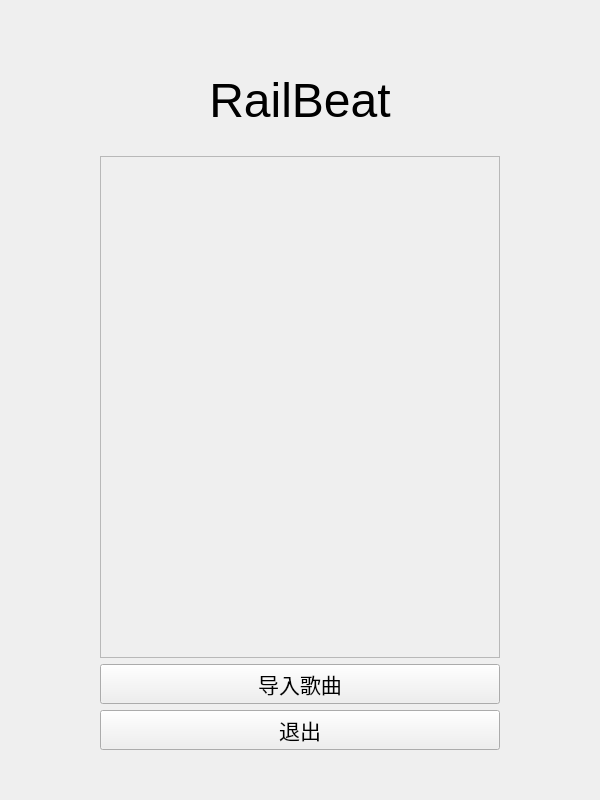
<?xml version="1.0" encoding="UTF-8"?>
<ui version="4.0">
 <class>HomeWidget</class>
 <widget class="QWidget" name="HomeWidget">
  <property name="geometry">
   <rect>
    <x>0</x>
    <y>0</y>
    <width>600</width>
    <height>800</height>
   </rect>
  </property>
  <property name="windowTitle">
   <string>RailBeat</string>
  </property>
  <layout class="QVBoxLayout" name="mainLayout">
   <property name="leftMargin">
    <number>100</number>
   </property>
   <property name="topMargin">
    <number>50</number>
   </property>
   <property name="rightMargin">
    <number>100</number>
   </property>
   <property name="bottomMargin">
    <number>50</number>
   </property>
   <item>
    <widget class="QLabel" name="title">
     <property name="sizePolicy">
      <sizepolicy hsizetype="Preferred" vsizetype="Preferred">
       <horstretch>0</horstretch>
       <verstretch>0</verstretch>
      </sizepolicy>
     </property>
     <property name="minimumSize">
      <size>
       <width>0</width>
       <height>100</height>
      </size>
     </property>
     <property name="font">
      <font>
       <family>Microsoft YaHei UI</family>
       <pointsize>36</pointsize>
       <weight>50</weight>
       <bold>false</bold>
      </font>
     </property>
     <property name="autoFillBackground">
      <bool>false</bool>
     </property>
     <property name="text">
      <string>RailBeat</string>
     </property>
     <property name="alignment">
      <set>Qt::AlignCenter</set>
     </property>
     <property name="indent">
      <number>0</number>
     </property>
    </widget>
   </item>
   <item>
    <widget class="QScrollArea" name="songsArea">
     <property name="verticalScrollBarPolicy">
      <enum>Qt::ScrollBarAlwaysOff</enum>
     </property>
     <property name="horizontalScrollBarPolicy">
      <enum>Qt::ScrollBarAlwaysOff</enum>
     </property>
     <property name="widgetResizable">
      <bool>false</bool>
     </property>
     <property name="alignment">
      <set>Qt::AlignLeading|Qt::AlignLeft|Qt::AlignTop</set>
     </property>
     <widget class="QWidget" name="songs">
      <property name="geometry">
       <rect>
        <x>0</x>
        <y>0</y>
        <width>398</width>
        <height>630</height>
       </rect>
      </property>
     </widget>
    </widget>
   </item>
   <item>
    <widget class="QPushButton" name="importSong">
     <property name="font">
      <font>
       <family>Microsoft YaHei UI Light</family>
       <pointsize>16</pointsize>
       <weight>50</weight>
       <bold>false</bold>
      </font>
     </property>
     <property name="text">
      <string>导入歌曲</string>
     </property>
    </widget>
   </item>
   <item>
    <widget class="QPushButton" name="exit">
     <property name="font">
      <font>
       <family>Microsoft YaHei UI Light</family>
       <pointsize>16</pointsize>
      </font>
     </property>
     <property name="text">
      <string>退出</string>
     </property>
    </widget>
   </item>
  </layout>
 </widget>
 <resources/>
 <connections/>
</ui>
